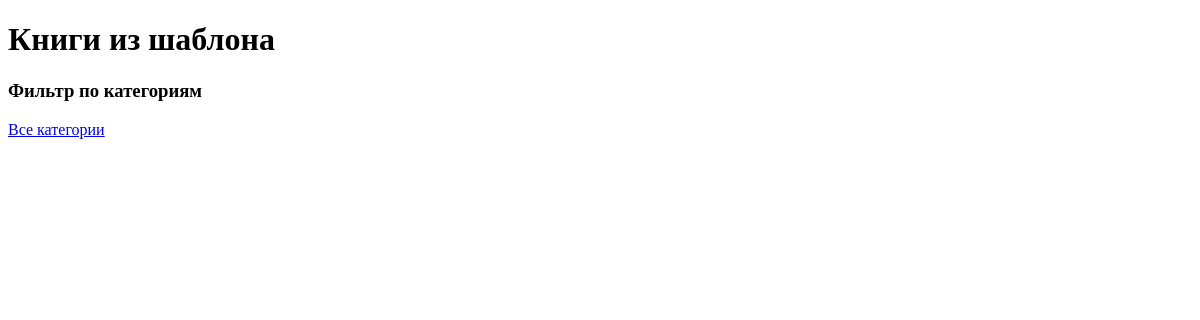
The app's page /books?category=2, older data.
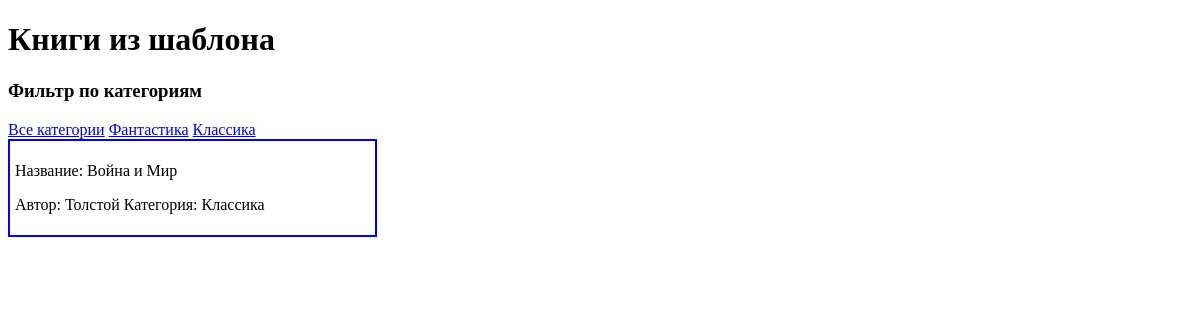
The same page, newer data.
### core/models.py (models this page shows, shortened)
class Category(models.Model):
    name = models.CharField(max_length=255, verbose_name='название категории')
    class Meta:
        verbose_name = 'категория'
        verbose_name_plural = 'категории'

class Book(models.Model):
    name = models.CharField(max_length=300, verbose_name='название книги')
    author = models.CharField(max_length=255, verbose_name='автор')
    price = models.IntegerField(verbose_name='цена')
    category = models.ForeignKey(Category, verbose_name='категория', null=True, on_delete=models.SET_NULL)
    class Meta:
        verbose_name = 'книга'
        verbose_name_plural = 'книги'

### core/views.py (the view)
# urls.py: path('books', books)
def books(request):
    books_list = Book.objects.all()
    category_list = Category.objects.all()
    category_id_from_url = request.GET.get('category')
    if category_id_from_url:
        print(category_id_from_url)
        books_list = books_list.filter(category__id=category_id_from_url)
    context = {'books_list': books_list, 'category_list':category_list }
    return render(request, 'books.html', context)

### templates/books.html (shortened to what this page needs)
<!DOCTYPE html>
<html lang="en">
<head>
</head>
<body>
<h1>Книги из шаблона</h1>
<h3>Фильтр по категориям</h3>
<a href="/books">Все категории</a>
{% for category in category_list %}
    <a href="/books?category={{category.id}}">{{ category.name }}</a>
{% endfor %}
{% for book in books_list %}
    <div style="border: 2px solid blue; width: 30%; margin-bottom:30px; padding: 5px">
        <p>Название: {{book.name}} </p>
        <p>Автор: {{book.author}} Категория: {{ book.category.name }}</p>
    </div>
{% endfor  %}
</body>
</html>

Row changes from the older to the newer data that the page shows:
added Category: name "Фантастика"
added Category: name "Классика"
now on this page (row edited): Book: name "Война и Мир", author "Толстой", category.name "Классика"
